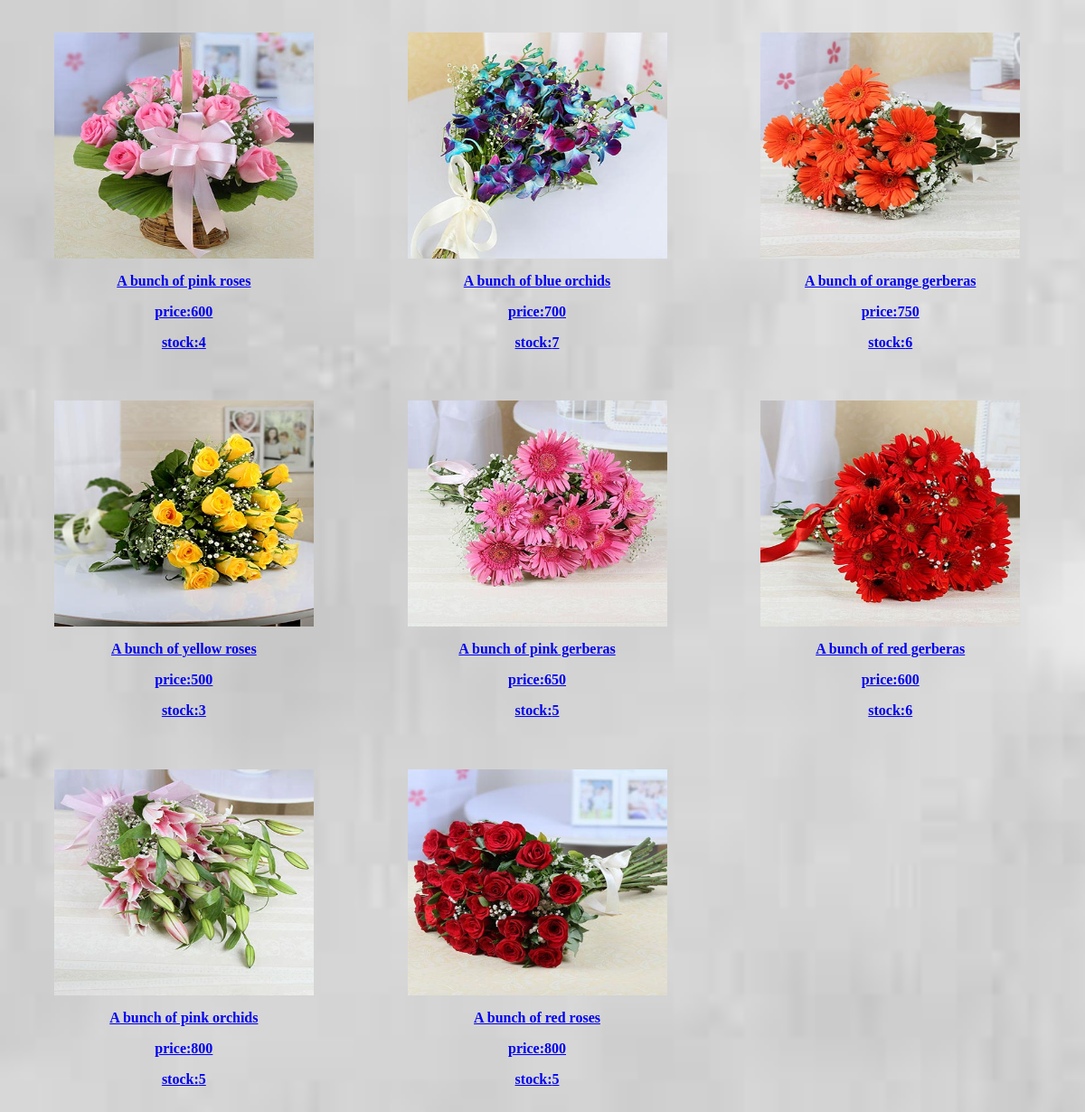
The page /app/flow_cat on the database its author committed.
### app/models.py (models this page shows, shortened)
class Subcategory(models.Model):
    subcategory_type = models.CharField(max_length = 100)
    color = models.CharField(max_length = 20)
    price = models.CharField(max_length = 100)
    weight = models.CharField(max_length = 100)
    imagepath = models.CharField(max_length = 100)
    size = models.CharField(max_length = 100)
    stock = models.CharField(max_length = 10)

### app/views.py (the view)
def flow_cat(request):
    f_cat = Subcategory.objects.all().filter(subcategory_type='flowers')
    return render(request,'app/categimg.html',{'f_cat':f_cat})

### app/templates/app/categimg.html (shortened to what this page needs)
<!DOCTYPE HTML PUBLIC "-//W3C//DTD HTML 4.01 Transitional//EN">
<html>
<head>
{% load static %}
</head>
<body>
        {% block content %}
   {% for n in f_cat %}
          <div class="member">
          <figure>
  <a href = {% url 'ord_catf' %} >
          <img src = "{% get_media_prefix %}{{n.imagepath}}"width="250" height="250">
          </figure>
          <p style="text-align:center;"><b><b>{{n.size }}
          <p style="text-align:center;"><b>price:<b>{{n.price}}
          <p style="text-align:center;"><b>stock:<b>{{n.stock}}
          </div>
          {% endfor %}
{% endblock %}
</body>
</html>

### rows shown on the page
Subcategory: imagepath (picture), size "A bunch of pink roses", price "600", stock "4"
Subcategory: imagepath (picture), size "A bunch of blue orchids", price "700", stock "7"
Subcategory: imagepath (picture), size "A bunch of orange gerberas", price "750", stock "6"
Subcategory: imagepath (picture), size "A bunch of yellow roses", price "500", stock "3"
Subcategory: imagepath (picture), size "A bunch of pink gerberas", price "650", stock "5"
Subcategory: imagepath (picture), size "A bunch of red gerberas", price "600", stock "6"
Subcategory: imagepath (picture), size "A bunch of pink orchids", price "800", stock "5"
Subcategory: imagepath (picture), size "A bunch of red roses", price "800", stock "5"
